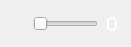
<?xml version="1.0" encoding="UTF-8"?>
<ui version="4.0">
 <class>PopupWindow</class>
 <widget class="QMainWindow" name="PopupWindow">
  <property name="geometry">
   <rect>
    <x>0</x>
    <y>0</y>
    <width>131</width>
    <height>46</height>
   </rect>
  </property>
  <widget class="QWidget" name="centralWidget">
   <property name="sizePolicy">
    <sizepolicy hsizetype="Preferred" vsizetype="Preferred">
     <horstretch>0</horstretch>
     <verstretch>0</verstretch>
    </sizepolicy>
   </property>
   <layout class="QVBoxLayout" name="verticalLayout" stretch="3">
    <item>
     <layout class="QHBoxLayout" name="horizontalLayout_3" stretch="1,4,1">
      <item alignment="Qt::AlignHCenter|Qt::AlignVCenter">
       <widget class="QLabel" name="brightnessIcon">
        <property name="sizePolicy">
         <sizepolicy hsizetype="Preferred" vsizetype="Preferred">
          <horstretch>1</horstretch>
          <verstretch>0</verstretch>
         </sizepolicy>
        </property>
       </widget>
      </item>
      <item>
       <widget class="TouchSlider" name="brightnessSlider">
        <property name="sizePolicy">
         <sizepolicy hsizetype="Preferred" vsizetype="Preferred">
          <horstretch>4</horstretch>
          <verstretch>0</verstretch>
         </sizepolicy>
        </property>
        <property name="maximum">
         <number>100</number>
        </property>
        <property name="pageStep">
         <number>1</number>
        </property>
        <property name="value">
         <number>0</number>
        </property>
        <property name="orientation">
         <enum>Qt::Horizontal</enum>
        </property>
       </widget>
      </item>
      <item alignment="Qt::AlignHCenter|Qt::AlignVCenter">
       <widget class="QLabel" name="brightnessValue">
        <property name="enabled">
         <bool>true</bool>
        </property>
        <property name="font">
         <font>
          <family>Microsoft Sans Serif</family>
          <pointsize>16</pointsize>
         </font>
        </property>
        <property name="styleSheet">
         <string notr="true">color: rgb(255, 255, 255);</string>
        </property>
        <property name="text">
         <string>0</string>
        </property>
        <property name="alignment">
         <set>Qt::AlignBottom|Qt::AlignLeading|Qt::AlignLeft</set>
        </property>
       </widget>
      </item>
     </layout>
    </item>
   </layout>
  </widget>
 </widget>
 <layoutdefault spacing="6" margin="11"/>
 <customwidgets>
  <customwidget>
   <class>TouchSlider</class>
   <extends>QSlider</extends>
   <header location="global">touchslider.h</header>
  </customwidget>
 </customwidgets>
 <resources/>
 <connections>
  <connection>
   <sender>brightnessSlider</sender>
   <signal>valueChanged(int)</signal>
   <receiver>brightnessValue</receiver>
   <slot>setNum(int)</slot>
   <hints>
    <hint type="sourcelabel">
     <x>263</x>
     <y>168</y>
    </hint>
    <hint type="destinationlabel">
     <x>505</x>
     <y>171</y>
    </hint>
   </hints>
  </connection>
 </connections>
</ui>
